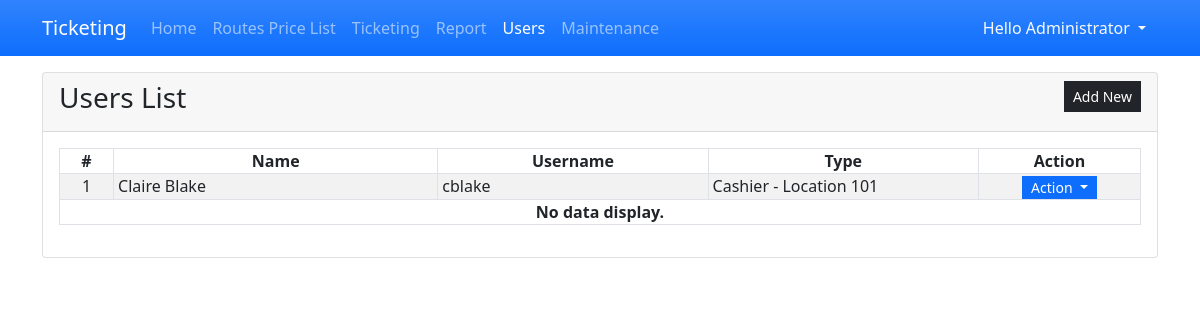
Page /?page=users (signed in) on the committed database.
### tables this page shows
CREATE TABLE `user_list` (
            `user_id` INTEGER NOT NULL PRIMARY KEY AUTOINCREMENT,
            `fullname` INTEGER NOT NULL,
            `username` TEXT NOT NULL,
            `password` TEXT NOT NULL,
            `type` INTEGER NOT NULL Default 1,
            `location_id` INTEGER NULL Default 0,
            `status` INTEGER NOT NULL Default 1,
            `date_created` TIMESTAMP DEFAULT CURRENT_TIMESTAMP,
            Foreign Key (`location_id`) references `location_list`(`location_id`) ON DELETE SET NULL
        );

### users.php (the view, shortened to what this page needs)
<div class="card">
    <div class="card-header d-flex justify-content-between">
        <h3 class="card-title">Users List</h3>
        <div class="card-tools align-middle">
            <button class="btn btn-dark btn-sm py-1 rounded-0" type="button" id="create_new">Add New</button>
        </div>
    </div>
    <div class="card-body">
        <table class="table table-hover table-striped table-bordered">
            <colgroup>
                <col width="5%">
                <col width="30%">
                <col width="25%">
                <col width="25%">
                <col width="15%">
            </colgroup>
            <thead>
                <tr>
                    <th class="text-center p-0">#</th>
                    <th class="text-center p-0">Name</th>
                    <th class="text-center p-0">Username</th>
                    <th class="text-center p-0">Type</th>
                    <th class="text-center p-0">Action</th>
                </tr>
            </thead>
            <tbody>
                <?php
                $location_arr=array();
                $location_qry = $conn->query("SELECT * FROM `location_list` where location_id in (SELECT location_id FROM user_list) order by `location` asc");
                while($row = $location_qry->fetchArray()){
                    $location_arr[$row['location_id']] = $row['location'];
                }
                $sql = "SELECT * FROM `user_list` where user_id != 1 order by `fullname` asc";
                $qry = $conn->query($sql);
                $i = 1;
                    while($row = $qry->fetchArray()):
                ?>
                <tr>
                    <td class="text-center p-0"><?php echo $i++; ?></td>
                    <td class="py-0 px-1"><?php echo $row['fullname'] ?></td>
                    <td class="py-0 px-1"><?php echo $row['username'] ?></td>
                    <td class="py-0 px-1">
                        <?php echo ($row['type'] == 1)? "Administrator" : 'Cashier - '.$location_arr[$row['location_id']] ?>
                    </td>
                    <th class="text-center py-0 px-1">
                        <div class="btn-group" role="group">
                            <button id="btnGroupDrop1" type="button" class="btn btn-primary dropdown-toggle btn-sm rounded-0 py-0" data-bs-toggle="dropdown" aria-expanded="false">
                            Action
                            </button>
                        </div>
                    </th>
                </tr>
                <?php endwhile; ?>
                <?php if(!$qry->fetchArray()): ?>
                    <tr>
                        <th class="text-center p-0" colspan="5">No data display.</th>
                    </tr>
                <?php endif; ?>
            </tbody>
        </table>
    </div>
</div>

### index.php (style rules this page uses)
:root { --bs-success-rgb:71, 222, 152 !important; }
html,body { height:100%; width:100%; }

### rows in the picture
user_list: fullname "Claire Blake", username "cblake", location "Location 101"

### other values in the picture
$_SESSION['fullname'] "Administrator"
